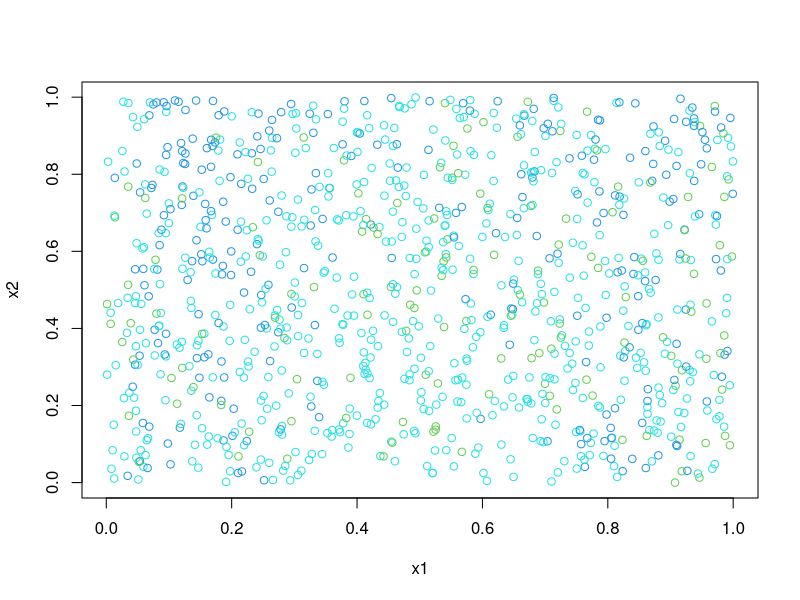
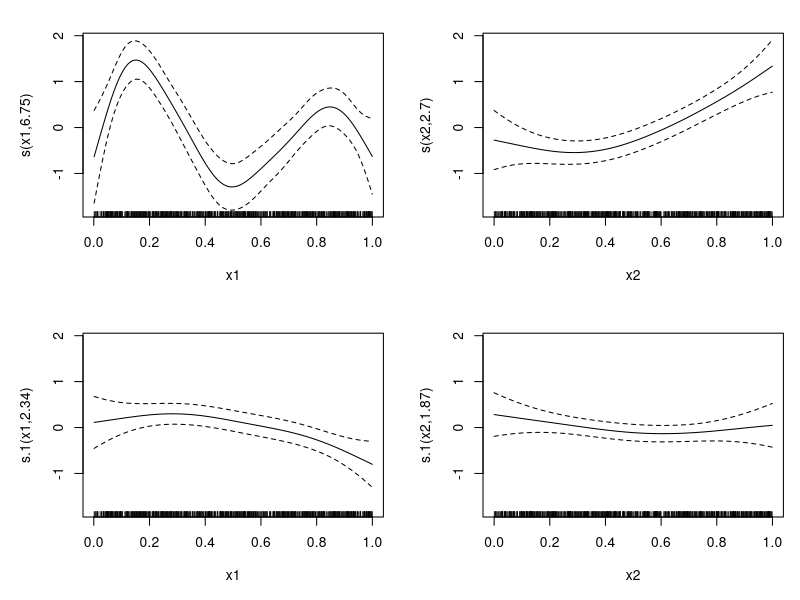
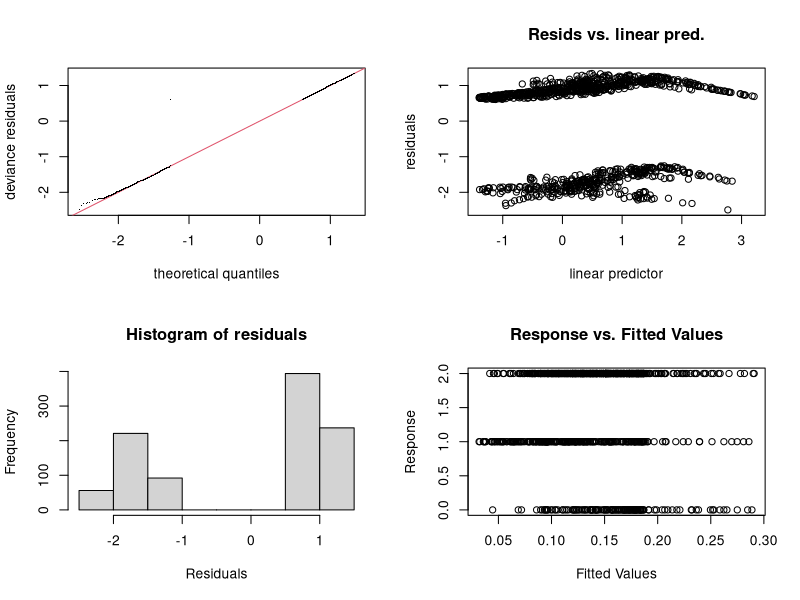
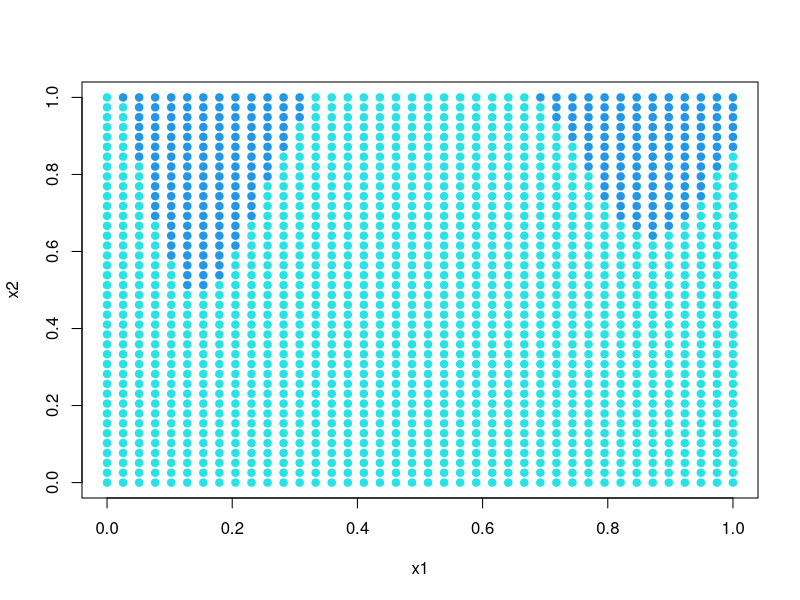

R code for these plots, in order:
library(mgcv)


### Name: multinom
### Title: GAM multinomial logistic regression
### Aliases: multinom
### Keywords: models regression

### ** Examples

library(mgcv)
set.seed(6)
## simulate some data from a three class model
n <- 1000
f1 <- function(x) sin(3*pi*x)*exp(-x)
f2 <- function(x) x^3
f3 <- function(x) .5*exp(-x^2)-.2
f4 <- function(x) 1
x1 <- runif(n);x2 <- runif(n)
eta1 <- 2*(f1(x1) + f2(x2))-.5
eta2 <- 2*(f3(x1) + f4(x2))-1
p <- exp(cbind(0,eta1,eta2))
p <- p/rowSums(p) ## prob. of each category 
cp <- t(apply(p,1,cumsum)) ## cumulative prob.
## simulate multinomial response with these probabilities
## see also ?rmultinom
y <- apply(cp,1,function(x) min(which(x>runif(1))))-1
## plot simulated data...
plot(x1,x2,col=y+3)

## now fit the model...
b <- gam(list(y~s(x1)+s(x2),~s(x1)+s(x2)),family=multinom(K=2))
plot(b,pages=1)
gam.check(b)

## now a simple classification plot...
expand.grid(x1=seq(0,1,length=40),x2=seq(0,1,length=40)) -> gr
pp <- predict(b,newdata=gr,type="response")
pc <- apply(pp,1,function(x) which(max(x)==x)[1])-1
plot(gr,col=pc+3,pch=19)
